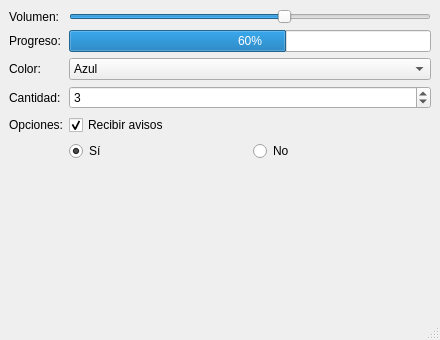
<?xml version="1.0" encoding="UTF-8"?>
<ui version="4.0">
 <class>MainWindow</class>
 <widget class="QMainWindow" name="MainWindow">
  <property name="geometry">
   <rect>
    <x>0</x>
    <y>0</y>
    <width>440</width>
    <height>340</height>
   </rect>
  </property>
  <property name="windowTitle">
   <string>Sub-controles</string>
  </property>
  <widget class="QWidget" name="centralwidget">
   <layout class="QFormLayout" name="formControles">
    <item row="0" column="0">
     <widget class="QLabel" name="lblVolumen">
      <property name="text">
       <string>Volumen:</string>
      </property>
     </widget>
    </item>
    <item row="0" column="1">
     <widget class="QSlider" name="sliVolumen">
      <property name="maximum">
       <number>100</number>
      </property>
      <property name="value">
       <number>60</number>
      </property>
      <property name="orientation">
       <enum>Qt::Orientation::Horizontal</enum>
      </property>
     </widget>
    </item>
    <item row="1" column="0">
     <widget class="QLabel" name="lblProgreso">
      <property name="text">
       <string>Progreso:</string>
      </property>
     </widget>
    </item>
    <item row="1" column="1">
     <widget class="QProgressBar" name="barProgreso">
      <property name="value">
       <number>60</number>
      </property>
     </widget>
    </item>
    <item row="2" column="0">
     <widget class="QLabel" name="lblColor">
      <property name="text">
       <string>Color:</string>
      </property>
     </widget>
    </item>
    <item row="2" column="1">
     <widget class="QComboBox" name="comboColor">
      <item>
       <property name="text">
        <string>Azul</string>
       </property>
      </item>
      <item>
       <property name="text">
        <string>Verde</string>
       </property>
      </item>
      <item>
       <property name="text">
        <string>Rojo</string>
       </property>
      </item>
     </widget>
    </item>
    <item row="3" column="0">
     <widget class="QLabel" name="lblCantidad">
      <property name="text">
       <string>Cantidad:</string>
      </property>
     </widget>
    </item>
    <item row="3" column="1">
     <widget class="QSpinBox" name="spinCantidad">
      <property name="value">
       <number>3</number>
      </property>
     </widget>
    </item>
    <item row="4" column="0">
     <widget class="QLabel" name="lblOpciones">
      <property name="text">
       <string>Opciones:</string>
      </property>
     </widget>
    </item>
    <item row="4" column="1">
     <widget class="QCheckBox" name="checkAviso">
      <property name="text">
       <string>Recibir avisos</string>
      </property>
      <property name="checked">
       <bool>true</bool>
      </property>
     </widget>
    </item>
    <item row="5" column="1">
     <layout class="QHBoxLayout" name="hlRadios">
      <item>
       <widget class="QRadioButton" name="radioSi">
        <property name="text">
         <string>Sí</string>
        </property>
        <property name="checked">
         <bool>true</bool>
        </property>
       </widget>
      </item>
      <item>
       <widget class="QRadioButton" name="radioNo">
        <property name="text">
         <string>No</string>
        </property>
       </widget>
      </item>
     </layout>
    </item>
   </layout>
  </widget>
  <widget class="QMenuBar" name="menubar">
   <property name="geometry">
    <rect>
     <x>0</x>
     <y>0</y>
     <width>440</width>
     <height>22</height>
    </rect>
   </property>
  </widget>
  <widget class="QStatusBar" name="statusbar"/>
 </widget>
 <resources/>
 <connections/>
</ui>
